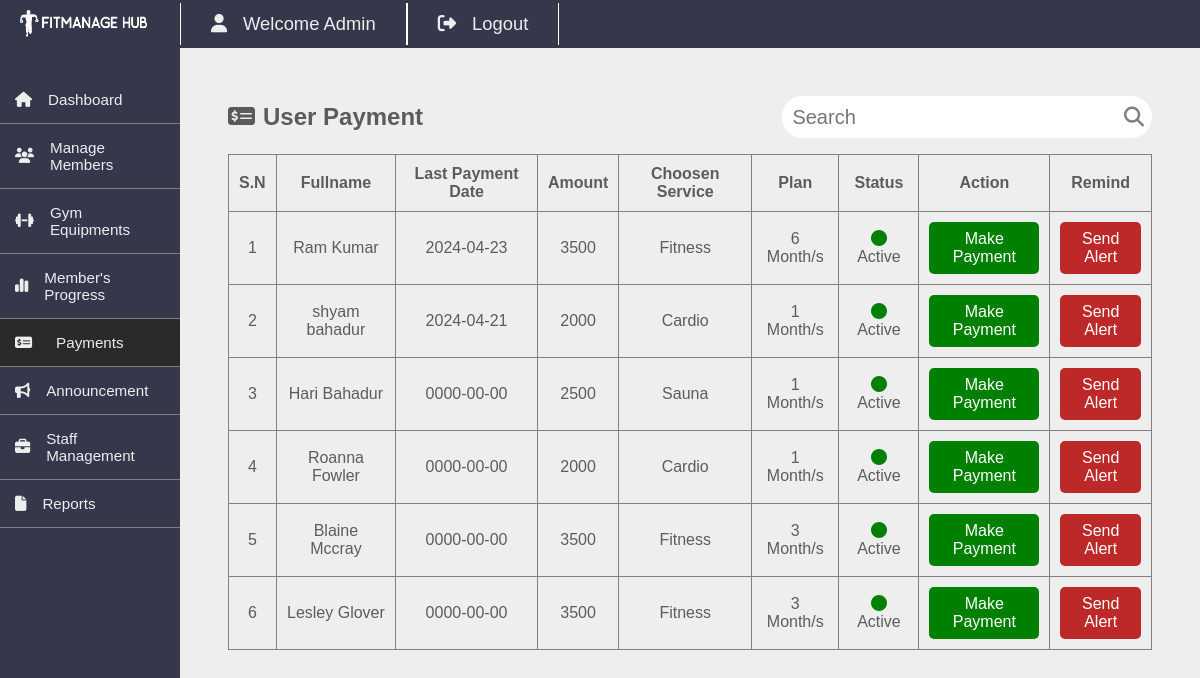
Screenshot of /admin/payment.php (signed in) with the database file from the repository.
### tables this page shows
CREATE TABLE `members` (
  `id` int(11) NOT NULL,
  `fullname` varchar(20) NOT NULL,
  `username` varchar(20) NOT NULL,
  `password` varchar(100) NOT NULL,
  `gender` varchar(20) NOT NULL,
  `dor` date NOT NULL,
  `services_id` int(11) NOT NULL,
  `plan` varchar(100) NOT NULL,
  `address` varchar(20) NOT NULL,
  `contact` varchar(10) NOT NULL,
  `status` varchar(20) NOT NULL DEFAULT 'Active',
  `reminder` int(11) NOT NULL DEFAULT 0,
  `pay_date` date NOT NULL,
  `plan_link` varchar(255) NOT NULL
);

CREATE TABLE `services` (
  `id` int(11) NOT NULL,
  `service_name` varchar(100) NOT NULL,
  `cost` int(11) NOT NULL
);

### admin/payment.php (the view, shortened to what this page needs)
<?php
include '../dbcon.php';
$sql="SELECT members.*, services.service_name , services.cost
    FROM members
    LEFT JOIN services on members.services_id=services.id";
$res=mysqli_query($conn,$sql);
$sn=1;
?>
<!DOCTYPE html>
<html lang="en">
<head>
    <link rel="stylesheet" href="css/payment.css">
</head>
<body>
    <?php include "includes/template.php"?>
    <div class="content">
        <div class="heading">
        <h2><i class="fa-solid fa-money-check-dollar"></i>User Payment</h2>
        <form action="payment.php" method="post" id="searchForm">
                <input type="text" id="searchField" placeholder="Search" name="search"
                    value="<?php echo isset($_POST['search']) ? htmlspecialchars($_POST['search']) : ''; ?>"
                    oninput="submitForm()">
                <button type="submit"><i class="fa-solid fa-search"></i></button>
            </form>
        </div>
        <div class="pay-table">
            <table>
                <thead>
                <tr>
                    <th>S.N</th>
                    <th>Fullname</th>
                    <th>Last Payment Date</th>
                    <th>Amount</th>
                    <th>Choosen Service</th>
                    <th>Plan</th>
                    <th>Status</th>
                    <th>Action</th>
                    <th>Remind</th>
                </tr>
                </thead>
                <tbody>
                    <?php while($user=mysqli_fetch_assoc($res)) { ?>
                    <tr>
                        <td><?=$sn++?></td>
                        <td><?=$user['fullname']?></td>
                        <td><?=$user['pay_date']?></td>
                        <td><?=$user['cost']?></td>
                        <td><?=$user['service_name']?></td>
                        <td><?=$user['plan']?> Month/s</td>
                        <td><?php if( $user['status'] == 'Active' || $user['status']=='active' ){ echo '<i class="fas fa-circle" style="color:green;"></i> Active';} else { echo '<i class="fas fa-circle" style="color:red;"></i> Expired';}?></td>
                        <td>
                            <a href="user-payment.php?id=<?php echo $user['id']?>"><button class="pay">Make Payment</button></a>
                        </td>
                        <td>
                            <a href="sendReminder.php?id=<?php echo $user['id']?>"><button class="alert">Send Alert</button></a>
                        </td>
                    </tr>
                    <?php } ?>
                </tbody>
            </table>
        </div>
    </div>
<?php include "includes/footer.php" ?>

### admin/css/payment.css (style rules this page uses)
.fa-money-check-dollar { margin-right: 0.5rem; }
table,th,td { color: rgb(92,92,92); border: 1px solid grey; text-align: center; padding: 10px; }
table { border-collapse: collapse; width: 100%; margin-top: 1rem; }
button { padding:0.5rem; font-size: 1rem; border: none; border-radius: 5px; color: white; }
.pay { background-color: green; }
.alert { background-color: rgb(189, 41, 41); }
.heading { width: 100%; display: flex; align-items: center; justify-content: space-between; }
#searchForm { width: 40%; display: flex; align-items: center; background-color: white; border-radius: 30px; }
#searchField { width: 90%; height: 2rem; border: 0; outline: 0; padding: 5px; padding-left: 10px; border-radius: 30px; font-size: 1.25rem; }
#searchForm button { width: 10%; font-size: 1.25rem; color: grey; background: none; border: none; outline: none; }

### admin/css/template.css (style rules this page uses)
* { margin: 0; padding: 0; font-family: "Poppins", sans-serif; }
body { background-color: #eeeeee; }
.content { margin: 3rem; color: rgb(91,91,91); }

### rows the page displays
members: fullname "Ram Kumar", pay_date "2024-04-23", services.cost "3500", services.service_name "Fitness", plan "6", status "Active"
members: fullname "shyam bahadur", pay_date "2024-04-21", services.cost "2000", services.service_name "Cardio", plan "1", status "Active"
members: fullname "Hari Bahadur", pay_date "0000-00-00", services.cost "2500", services.service_name "Sauna", plan "1", status "Active"
members: fullname "Roanna Fowler", pay_date "0000-00-00", services.cost "2000", services.service_name "Cardio", plan "1", status "Active"
members: fullname "Blaine Mccray", pay_date "0000-00-00", services.cost "3500", services.service_name "Fitness", plan "3", status "Active"
members: fullname "Lesley Glover", pay_date "0000-00-00", services.cost "3500", services.service_name "Fitness", plan "3", status "Active"
